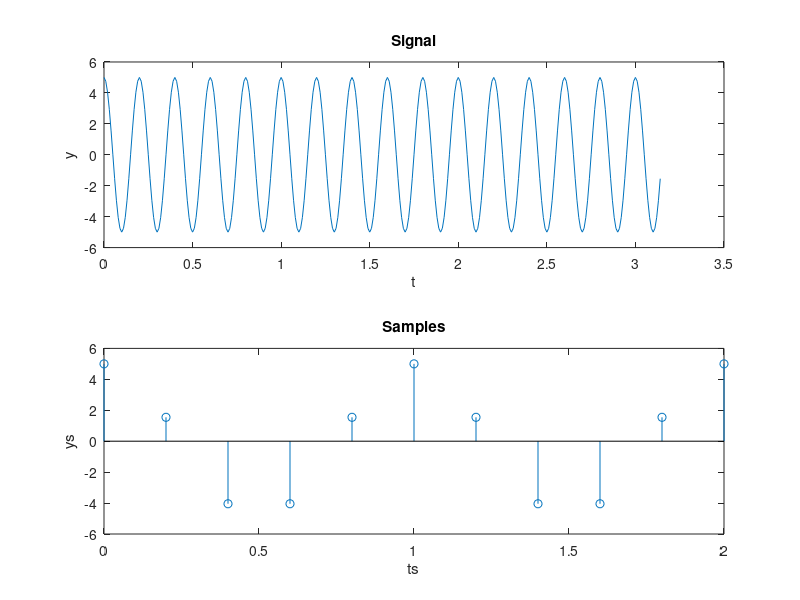

MATLAB code to generate this figure:
a = input('Enter amplitude:');
F = input('Enter frequency:');
fs = input('Enter sampling frequency:');
t = 0:0.01:pi;
y = a*cos(2*pi*F*t)

subplot(2,1,1);
plot(t,y);
xlabel('t');
ylabel('y');
title('Signal');

ts = 0: 1/fs: 2;
ys = a*cos(2*pi*(F/fs)*ts);
subplot(2,1,2);
stem(ts,ys);
xlabel('ts');
ylabel('ys');
title('Samples');